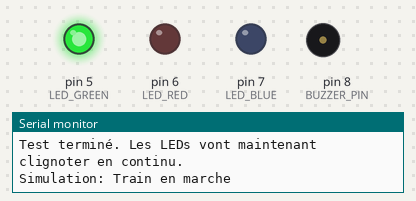
A sketch run on a simulated Arduino Uno, built with avr-gcc and run on an emulated ATmega328P. Parts: output pins drawn as LEDs (lit = HIGH), buzzer (waves = sounding), the last lines printed to the serial monitor. Pins used as bus, display or sensor lines are not drawn.

Above: at 11.0 s.
At 14.4 s:
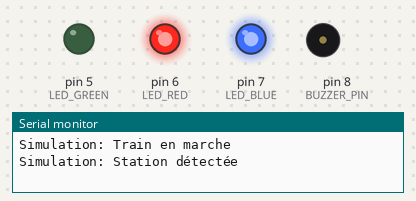
At 16.8 s:
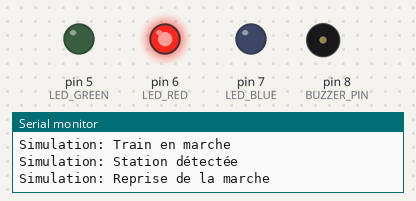
Timing chart, 0 to 18.5 s (numbered marks = the images above):
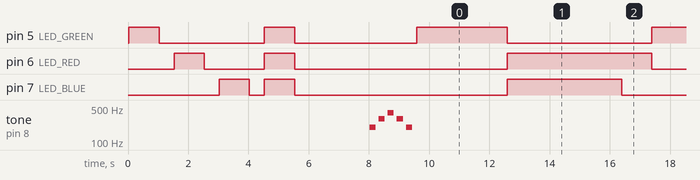

Measured:
- by itself, pin 5 (LED_GREEN): goes LOW 3.5 s, HIGH 1.0 s, LOW 4.1 s, 3 × (HIGH 3.0 s, LOW 4.8 s), HIGH 3.0 s, then LOW
- by itself, pin 6 (LED_RED): goes LOW 2.0 s, HIGH 1.0 s, LOW 7.1 s, 3 × (HIGH 4.8 s, LOW 3.0 s), then HIGH
- by itself, pin 7 (LED_BLUE): goes LOW 0.50 s, HIGH 1.0 s, LOW 7.1 s, 3 × (HIGH 3.8 s, LOW 4.0 s), HIGH 3.8 s, then LOW

The sketch:

basic_component_test.ino
```cpp
/*
 * Script de test basique pour vérifier la configuration
 * Ce script teste les LEDs et le buzzer sans RFID ni moteur
 * Utile pour vérifier les connexions de base
 */

// Configuration des pins (même que le programme principal)
#define LED_GREEN       5
#define LED_RED         6
#define LED_BLUE        7
#define BUZZER_PIN      8

void setup() {
  Serial.begin(9600);
  Serial.println("=== Test des Composants de Base ===");

  // Configuration des pins
  pinMode(LED_GREEN, OUTPUT);
  pinMode(LED_RED, OUTPUT);
  pinMode(LED_BLUE, OUTPUT);
  pinMode(BUZZER_PIN, OUTPUT);

  Serial.println("Démarrage du test...");

  // Test séquentiel des LEDs
  testLEDs();

  // Test du buzzer
  testBuzzer();

  Serial.println("Test terminé. Les LEDs vont maintenant clignoter en continu.");
}

void loop() {
  // Simulation du cycle de fonctionnement
  simulateTrainCycle();
}

void testLEDs() {
  Serial.println("Test des LEDs...");

  // Test LED verte
  Serial.println("- LED Verte ON");
  digitalWrite(LED_GREEN, HIGH);
  delay(1000);
  digitalWrite(LED_GREEN, LOW);
  delay(500);

  // Test LED rouge
  Serial.println("- LED Rouge ON");
  digitalWrite(LED_RED, HIGH);
  delay(1000);
  digitalWrite(LED_RED, LOW);
  delay(500);

  // Test LED bleue
  Serial.println("- LED Bleue ON");
  digitalWrite(LED_BLUE, HIGH);
  delay(1000);
  digitalWrite(LED_BLUE, LOW);
  delay(500);

  // Test toutes les LEDs ensemble
  Serial.println("- Toutes les LEDs ON");
  digitalWrite(LED_GREEN, HIGH);
  digitalWrite(LED_RED, HIGH);
  digitalWrite(LED_BLUE, HIGH);
  delay(1000);
  digitalWrite(LED_GREEN, LOW);
  digitalWrite(LED_RED, LOW);
  digitalWrite(LED_BLUE, LOW);
  delay(500);

  Serial.println("Test des LEDs terminé.");
}

void testBuzzer() {
  Serial.println("Test du buzzer...");

  // Test bip simple
  Serial.println("- Bip simple");
  digitalWrite(BUZZER_PIN, HIGH);
  delay(200);
  digitalWrite(BUZZER_PIN, LOW);
  delay(500);

  // Test double bip
  Serial.println("- Double bip");
  for (int i = 0; i < 2; i++) {
    digitalWrite(BUZZER_PIN, HIGH);
    delay(200);
    digitalWrite(BUZZER_PIN, LOW);
    delay(200);
  }
  delay(500);

  // Test mélodie simple
  Serial.println("- Mélodie de test");
  int melody[] = {200, 300, 400, 300, 200};
  for (int i = 0; i < 5; i++) {
    tone(BUZZER_PIN, melody[i], 200);
    delay(300);
  }

  Serial.println("Test du buzzer terminé.");
}

void simulateTrainCycle() {
  // Simulation: Train en marche (LED verte)
  Serial.println("Simulation: Train en marche");
  digitalWrite(LED_GREEN, HIGH);
  digitalWrite(LED_RED, LOW);
  digitalWrite(LED_BLUE, LOW);
  delay(3000);

  // Simulation: Station détectée (LED bleue + bip)
  Serial.println("Simulation: Station détectée");
  digitalWrite(LED_GREEN, LOW);
  digitalWrite(LED_RED, HIGH);
  digitalWrite(LED_BLUE, HIGH);
  digitalWrite(BUZZER_PIN, HIGH);
  delay(200);
  digitalWrite(BUZZER_PIN, LOW);
  delay(2800); // Reste de l'arrêt en station

  // Simulation: Reprise (double bip)
  Serial.println("Simulation: Reprise de la marche");
  for (int i = 0; i < 2; i++) {
    digitalWrite(BUZZER_PIN, HIGH);
    delay(200);
    digitalWrite(BUZZER_PIN, LOW);
    delay(200);
  }
  digitalWrite(LED_BLUE, LOW);

  delay(1000);
}
```
